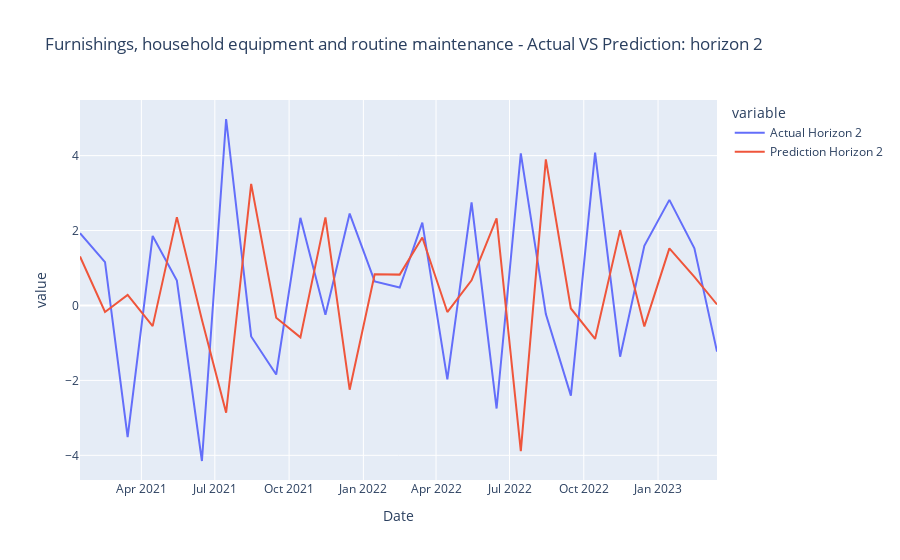
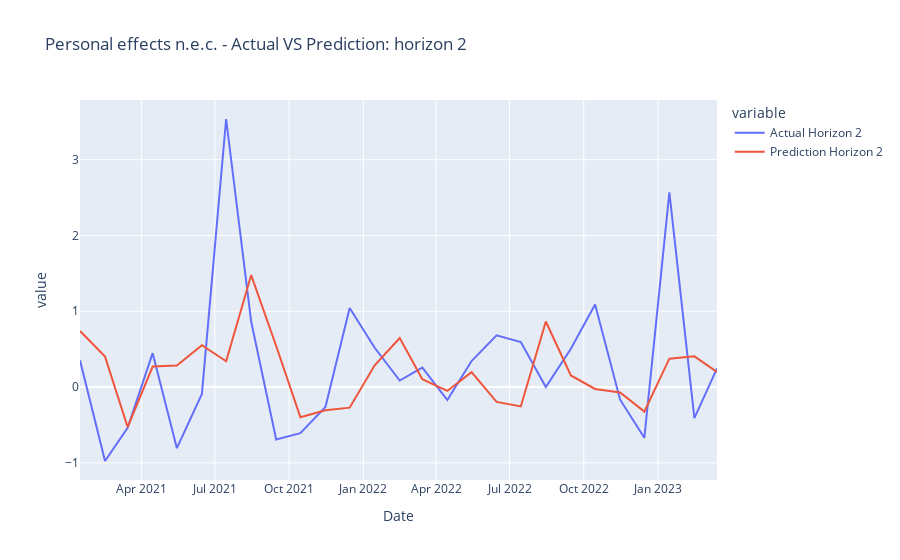
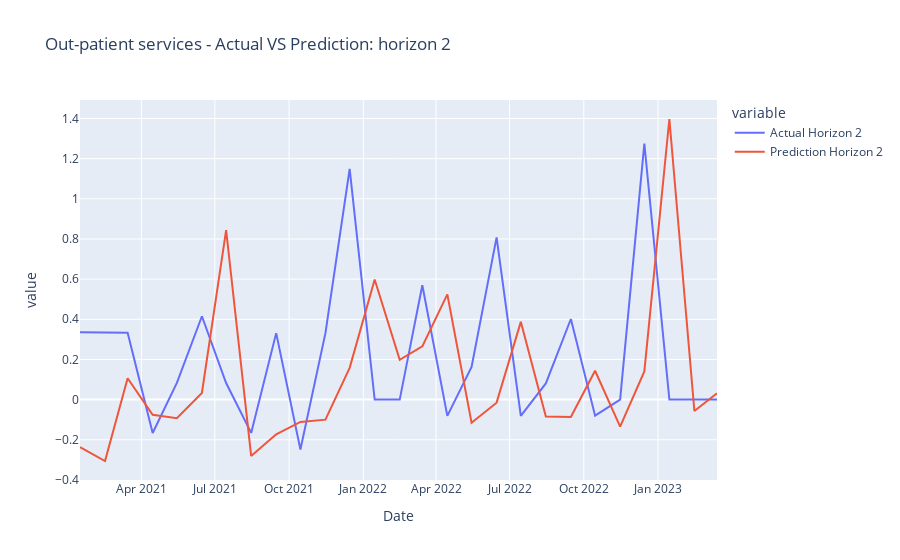
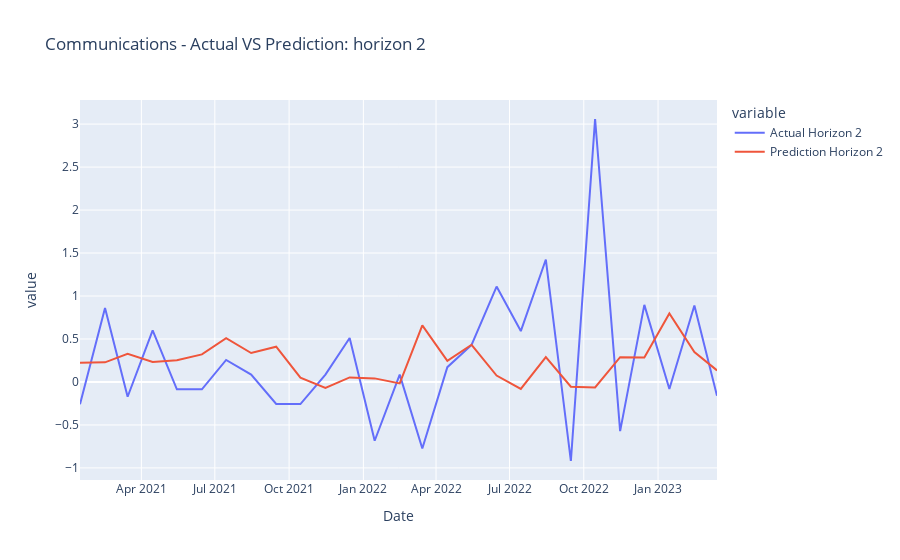

Notebook code for these charts, in order:
### Code cell
#categories = list(all_data_test_dict_hor_2.keys())
plot_results_horizon(all_data_test_dict_hor_2, categories, 2)

### Figure 1 — Plotly figure (JSON) as saved in the notebook; plotly's stock layout.template omitted (floating-point values rounded to 4 significant figures)
{"data": [{"hovertemplate": "variable=Actual Horizon 2<br>Date=%{x}<br>value=%{y}<extra></extra>", "legendgroup": "Actual Horizon 2", "line": {"color": "#636efa", "dash": "solid"}, "marker": {"symbol": "circle"}, "mode": "lines", "name": "Actual Horizon 2", "orientation": "v", "showlegend": true, "type": "scatter", "x": ["2021-01-15", "2021-02-15", "2021-03-15", "2021-04-15", "2021-05-15", "2021-06-15", "2021-07-15", "2021-08-15", "2021-09-15", "2021-10-15", "2021-11-15", "2021-12-15", "2022-01-15", "2022-02-15", "2022-03-15", "2022-04-15", "2022-05-15", "2022-06-15", "2022-07-15", "2022-08-15", "2022-09-15", "2022-10-15", "2022-11-15", "2022-12-15", "2023-01-15", "2023-02-15", "2023-03-15", null, null], "xaxis": "x", "y": [1.93, 1.157, -3.512, 1.855, 0.6661, -4.151, 4.978, -0.8265, -1.843, 2.339, -0.248, 2.453, 0.6441, 0.4804, 2.212, -1.972, 2.751, -2.751, 4.06, -0.2298, -2.406, 4.079, -1.367, 1.593, 2.819, 1.525, -1.232, null, null], "yaxis": "y"}, {"hovertemplate": "variable=Prediction Horizon 2<br>Date=%{x}<br>value=%{y}<extra></extra>", "legendgroup": "Prediction Horizon 2", "line": {"color": "#EF553B", "dash": "solid"}, "marker": {"symbol": "circle"}, "mode": "lines", "name": "Prediction Horizon 2", "orientation": "v", "showlegend": true, "type": "scatter", "x": ["2021-01-15", "2021-02-15", "2021-03-15", "2021-04-15", "2021-05-15", "2021-06-15", "2021-07-15", "2021-08-15", "2021-09-15", "2021-10-15", "2021-11-15", "2021-12-15", "2022-01-15", "2022-02-15", "2022-03-15", "2022-04-15", "2022-05-15", "2022-06-15", "2022-07-15", "2022-08-15", "2022-09-15", "2022-10-15", "2022-11-15", "2022-12-15", "2023-01-15", "2023-02-15", "2023-03-15", null, null], "xaxis": "x", "y": [1.307, -0.1722, 0.2801, -0.5505, 2.359, -0.3812, -2.863, 3.245, -0.3267, -0.8509, 2.353, -2.248, 0.834, 0.8238, 1.816, -0.1751, 0.6715, 2.323, -3.888, 3.899, -0.08014, -0.8931, 2.012, -0.5585, 1.523, 0.7617, 0.02712, -1.038, 0.1849], "yaxis": "y"}], "layout": {"legend": {"title": {"text": "variable"}, "tracegroupgap": 0}, "title": {"text": "Furnishings, household equipment and routine maintenance - Actual VS Prediction: horizon 2"}, "xaxis": {"anchor": "y", "domain": [0, 1], "title": {"text": "Date"}}, "yaxis": {"anchor": "x", "domain": [0, 1], "title": {"text": "value"}}}}

### Figure 2 — Plotly figure (JSON) as saved in the notebook; plotly's stock layout.template omitted (floating-point values rounded to 4 significant figures)
{"data": [{"hovertemplate": "variable=Actual Horizon 2<br>Date=%{x}<br>value=%{y}<extra></extra>", "legendgroup": "Actual Horizon 2", "line": {"color": "#636efa", "dash": "solid"}, "marker": {"symbol": "circle"}, "mode": "lines", "name": "Actual Horizon 2", "orientation": "v", "showlegend": true, "type": "scatter", "x": ["2021-01-15", "2021-02-15", "2021-03-15", "2021-04-15", "2021-05-15", "2021-06-15", "2021-07-15", "2021-08-15", "2021-09-15", "2021-10-15", "2021-11-15", "2021-12-15", "2022-01-15", "2022-02-15", "2022-03-15", "2022-04-15", "2022-05-15", "2022-06-15", "2022-07-15", "2022-08-15", "2022-09-15", "2022-10-15", "2022-11-15", "2022-12-15", "2023-01-15", "2023-02-15", "2023-03-15", null, null], "xaxis": "x", "y": [0.3537, -0.9756, -0.5362, 0.447, -0.8061, -0.08997, 3.537, 0.8651, -0.6914, -0.609, -0.2621, 1.044, 0.5181, 0.0861, 0.2578, -0.1718, 0.3433, 0.6832, 0.594, 0, 0.5063, 1.088, -0.1667, -0.6695, 2.57, -0.41, 0.2462, null, null], "yaxis": "y"}, {"hovertemplate": "variable=Prediction Horizon 2<br>Date=%{x}<br>value=%{y}<extra></extra>", "legendgroup": "Prediction Horizon 2", "line": {"color": "#EF553B", "dash": "solid"}, "marker": {"symbol": "circle"}, "mode": "lines", "name": "Prediction Horizon 2", "orientation": "v", "showlegend": true, "type": "scatter", "x": ["2021-01-15", "2021-02-15", "2021-03-15", "2021-04-15", "2021-05-15", "2021-06-15", "2021-07-15", "2021-08-15", "2021-09-15", "2021-10-15", "2021-11-15", "2021-12-15", "2022-01-15", "2022-02-15", "2022-03-15", "2022-04-15", "2022-05-15", "2022-06-15", "2022-07-15", "2022-08-15", "2022-09-15", "2022-10-15", "2022-11-15", "2022-12-15", "2023-01-15", "2023-02-15", "2023-03-15", null, null], "xaxis": "x", "y": [0.7403, 0.4023, -0.5276, 0.2703, 0.2834, 0.5518, 0.3406, 1.476, 0.542, -0.3982, -0.3073, -0.272, 0.2875, 0.6464, 0.1044, -0.05098, 0.1972, -0.1965, -0.2554, 0.8649, 0.1528, -0.02495, -0.07031, -0.3239, 0.3745, 0.4057, 0.1989, 0.275, -0.01128], "yaxis": "y"}], "layout": {"legend": {"title": {"text": "variable"}, "tracegroupgap": 0}, "title": {"text": "Personal effects n.e.c. - Actual VS Prediction: horizon 2"}, "xaxis": {"anchor": "y", "domain": [0, 1], "title": {"text": "Date"}}, "yaxis": {"anchor": "x", "domain": [0, 1], "title": {"text": "value"}}}}

### Figure 3 — Plotly figure (JSON) as saved in the notebook; plotly's stock layout.template omitted (floating-point values rounded to 4 significant figures)
{"data": [{"hovertemplate": "variable=Actual Horizon 2<br>Date=%{x}<br>value=%{y}<extra></extra>", "legendgroup": "Actual Horizon 2", "line": {"color": "#636efa", "dash": "solid"}, "marker": {"symbol": "circle"}, "mode": "lines", "name": "Actual Horizon 2", "orientation": "v", "showlegend": true, "type": "scatter", "x": ["2021-01-15", "2021-02-15", "2021-03-15", "2021-04-15", "2021-05-15", "2021-06-15", "2021-07-15", "2021-08-15", "2021-09-15", "2021-10-15", "2021-11-15", "2021-12-15", "2022-01-15", "2022-02-15", "2022-03-15", "2022-04-15", "2022-05-15", "2022-06-15", "2022-07-15", "2022-08-15", "2022-09-15", "2022-10-15", "2022-11-15", "2022-12-15", "2023-01-15", "2023-02-15", "2023-03-15", null, null], "xaxis": "x", "y": [0.3353, 0.3342, 0.3331, -0.1664, 0.08323, 0.4151, 0.08282, -0.1657, 0.3311, -0.2482, 0.3309, 1.149, 0, 0, 0.5698, -0.0812, 0.1623, 0.8078, -0.08048, 0.08048, 0.4014, -0.08016, 0, 1.275, 0, 0, 0, null, null], "yaxis": "y"}, {"hovertemplate": "variable=Prediction Horizon 2<br>Date=%{x}<br>value=%{y}<extra></extra>", "legendgroup": "Prediction Horizon 2", "line": {"color": "#EF553B", "dash": "solid"}, "marker": {"symbol": "circle"}, "mode": "lines", "name": "Prediction Horizon 2", "orientation": "v", "showlegend": true, "type": "scatter", "x": ["2021-01-15", "2021-02-15", "2021-03-15", "2021-04-15", "2021-05-15", "2021-06-15", "2021-07-15", "2021-08-15", "2021-09-15", "2021-10-15", "2021-11-15", "2021-12-15", "2022-01-15", "2022-02-15", "2022-03-15", "2022-04-15", "2022-05-15", "2022-06-15", "2022-07-15", "2022-08-15", "2022-09-15", "2022-10-15", "2022-11-15", "2022-12-15", "2023-01-15", "2023-02-15", "2023-03-15", null, null], "xaxis": "x", "y": [-0.2365, -0.3057, 0.1061, -0.07584, -0.0924, 0.03281, 0.8441, -0.2807, -0.173, -0.111, -0.09978, 0.1581, 0.5979, 0.1981, 0.2651, 0.5239, -0.1148, -0.01516, 0.3873, -0.0844, -0.08642, 0.1437, -0.1349, 0.1403, 1.397, -0.05671, 0.0315, 0.5774, -0.007535], "yaxis": "y"}], "layout": {"legend": {"title": {"text": "variable"}, "tracegroupgap": 0}, "title": {"text": "Out-patient services - Actual VS Prediction: horizon 2"}, "xaxis": {"anchor": "y", "domain": [0, 1], "title": {"text": "Date"}}, "yaxis": {"anchor": "x", "domain": [0, 1], "title": {"text": "value"}}}}

### Figure 4 — Plotly figure (JSON) as saved in the notebook; plotly's stock layout.template omitted (floating-point values rounded to 4 significant figures)
{"data": [{"hovertemplate": "variable=Actual Horizon 2<br>Date=%{x}<br>value=%{y}<extra></extra>", "legendgroup": "Actual Horizon 2", "line": {"color": "#636efa", "dash": "solid"}, "marker": {"symbol": "circle"}, "mode": "lines", "name": "Actual Horizon 2", "orientation": "v", "showlegend": true, "type": "scatter", "x": ["2021-01-15", "2021-02-15", "2021-03-15", "2021-04-15", "2021-05-15", "2021-06-15", "2021-07-15", "2021-08-15", "2021-09-15", "2021-10-15", "2021-11-15", "2021-12-15", "2022-01-15", "2022-02-15", "2022-03-15", "2022-04-15", "2022-05-15", "2022-06-15", "2022-07-15", "2022-08-15", "2022-09-15", "2022-10-15", "2022-11-15", "2022-12-15", "2023-01-15", "2023-02-15", "2023-03-15", null, null], "xaxis": "x", "y": [-0.2592, 0.8613, -0.1717, 0.5996, -0.08543, -0.08551, 0.2563, 0.08529, -0.2561, -0.2567, 0.08565, 0.5124, -0.6838, 0.08573, -0.7742, 0.1726, 0.4301, 1.11, 0.5925, 1.424, -0.9194, 3.059, -0.5717, 0.8969, -0.0812, 0.8896, -0.1612, null, null], "yaxis": "y"}, {"hovertemplate": "variable=Prediction Horizon 2<br>Date=%{x}<br>value=%{y}<extra></extra>", "legendgroup": "Prediction Horizon 2", "line": {"color": "#EF553B", "dash": "solid"}, "marker": {"symbol": "circle"}, "mode": "lines", "name": "Prediction Horizon 2", "orientation": "v", "showlegend": true, "type": "scatter", "x": ["2021-01-15", "2021-02-15", "2021-03-15", "2021-04-15", "2021-05-15", "2021-06-15", "2021-07-15", "2021-08-15", "2021-09-15", "2021-10-15", "2021-11-15", "2021-12-15", "2022-01-15", "2022-02-15", "2022-03-15", "2022-04-15", "2022-05-15", "2022-06-15", "2022-07-15", "2022-08-15", "2022-09-15", "2022-10-15", "2022-11-15", "2022-12-15", "2023-01-15", "2023-02-15", "2023-03-15", null, null], "xaxis": "x", "y": [0.2235, 0.228, 0.3264, 0.2317, 0.2524, 0.3212, 0.5102, 0.3366, 0.4097, 0.04954, -0.06906, 0.05333, 0.04174, -0.01691, 0.6581, 0.2468, 0.4326, 0.07525, -0.08156, 0.2884, -0.05559, -0.06301, 0.2889, 0.2851, 0.7975, 0.3476, 0.1349, 0.3148, 0.3328], "yaxis": "y"}], "layout": {"legend": {"title": {"text": "variable"}, "tracegroupgap": 0}, "title": {"text": "Communications - Actual VS Prediction: horizon 2"}, "xaxis": {"anchor": "y", "domain": [0, 1], "title": {"text": "Date"}}, "yaxis": {"anchor": "x", "domain": [0, 1], "title": {"text": "value"}}}}
